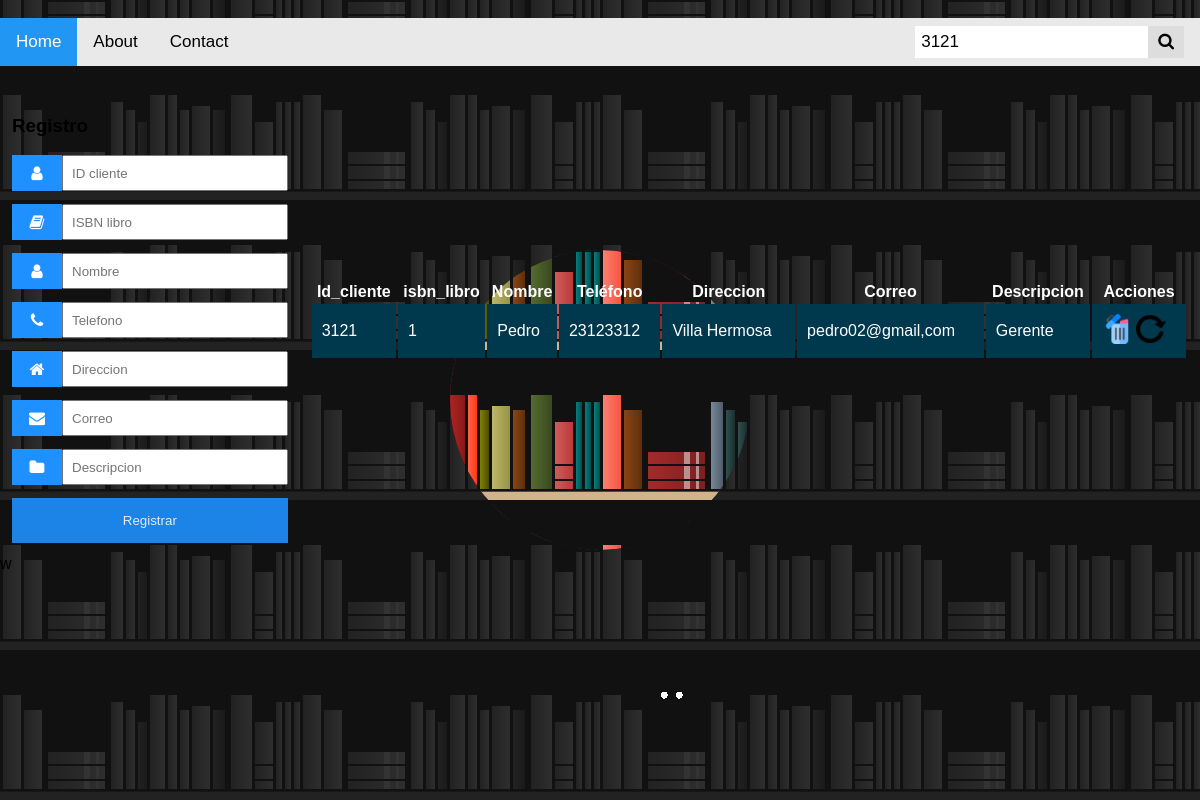
The app's page /buscar.php?busqueda1=3121 with its own data.
### tables this page shows
CREATE TABLE `cliente` (
  `cliente_id` int(11) NOT NULL,
  `isbn_libro` int(11) DEFAULT NULL,
  `nombre` varchar(250) DEFAULT NULL,
  `telefono` int(11) DEFAULT NULL,
  `direccion` varchar(250) DEFAULT NULL,
  `correo_electronico` varchar(250) DEFAULT NULL,
  `descrpcion` varchar(250) DEFAULT NULL
);

### buscar.php (the view, shortened to what this page needs)
<!DOCTYPE html>
<html lang="en">
<head>
    <link rel="stylesheet" href="style.css">
    <link rel="stylesheet" href="https://cdnjs.cloudflare.com/ajax/libs/font-awesome/4.7.0/css/font-awesome.min.css">
</head>
<body>
<div class="background"></div><br>
    <?php
    if (isset($_REQUEST['busqueda1'])) {
    $busqueda1=$_REQUEST['busqueda1'];
    {?>
<div class="topnav">
  <a class="active" href="#home">Home</a>
  <a href="#about">About</a>
  <a href="#contact">Contact</a>
  <div class="search-container">
    <form action="buscar.php" method="GET">
      <input type="text" placeholder="Buscar.." name="busqueda1" value="<?php echo $busqueda1 ?>">
      <button type="submit"><i class="fa fa-search"></i></button>
    </form>
  </div>
</div>
<br>
<table>
<tr>
<td>
<form action="insertar.php" method="POST" style="max-width:500px;margin:auto">
  <h3>Registro</h3>
  <div class="input-container">
    <i class="fa fa-user icon"></i>
    <input class="input-field" type="text" placeholder="ID cliente" name="id">
  </div>
  <div class="input-container">
    <i class="fa fa-book icon"></i>
    <input class="input-field" type="text" placeholder="ISBN libro" name="isbn">
  </div>
  <div class="input-container">
    <i class="fa fa-user icon"></i>
    <input class="input-field" type="text" placeholder="Nombre" name="name">
  </div>
  <div class="input-container">
    <i class="fa fa-phone icon"></i>
    <input class="input-field" type="text" placeholder="Telefono" name="cel">
  </div>
  <div class="input-container">
    <i class="fa fa-home icon"></i>
    <input class="input-field" type="text" placeholder="Direccion" name="dir">
  </div>
  <div class="input-container">
    <i class="fa fa-envelope icon"></i>
    <input class="input-field" type="text" placeholder="Correo" name="mail">
  </div>
  <div class="input-container">
    <i class="fa fa-folder icon"></i>
    <input class="input-field" type="text" placeholder="Descripcion" name="des">
  </div>
  <button type="submit" class="btn" name="enviar">Registrar</button>
</form>
</td>
<td>
<div class="container">
<table>
        <th>Id_cliente</th>
        <th>isbn_libro </th>
        <th>Nombre</th>
        <th>Teléfono</th>
        <th>Direccion</th>
        <th>Correo</th>
        <th>Descripcion</th>
        <th>Acciones</th>
        <?php
        include("bd.php");
        $query="SELECT * FROM cliente
        WHERE (cliente_id like '%$busqueda1%' or isbn_libro  like '%$busqueda1%' or nombre like '%$busqueda1%' or telefono like '%$busqueda1%' or direccion like '%$busqueda1%' or correo_electronico like '%$busqueda1%' or descrpcion like '%$busqueda1%')";
        $resultados=mysqli_query($conn, $query);
        while($row=mysqli_fetch_array($resultados)) {?>
         <tr>
            <td><?php
                echo $row['cliente_id'] ;
            ?></td>
        <td><?php
                echo utf8_decode ($row['isbn_libro']) ;
            ?></td>
        <td><?php
                echo utf8_decode ( $row['nombre']) ;
            ?></td>
        <td><?php
                echo $row['telefono'] ;
            ?></td>
        <td> <?php
                echo $row['direccion'] ;
            ?> </td>
        <td><?php
                echo $row['correo_electronico'] ;
            ?></td>
        <td><?php
                echo $row['descrpcion'] ;
            ?></td>
            <td>
                <a href="eliminar.php?id=<?php echo $row['cliente_id']?>">
                 <img src="img/eliminar.png" width="30px"></a>
                <a href="actualizar.php?id=<?php echo $row['cliente_id']?>">
                 <img src="img/actualizar.png" width="30px"></a>
            </td>
        </tr>
        <?php }
        ?>
    </table>
  </td>
  </tr>
  </table>
    <?php } }
        ?>
w
</body>
</html>

### buscar.php (style rules this page uses)
* { box-sizing: border-box; }
body { margin: 0; font-family: Arial, Helvetica, sans-serif; }
.topnav { overflow: hidden; background-color: #e9e9e9; }
.topnav a { float: left; display: block; color: black; text-align: center; padding: 14px 16px; text-decoration: none; font-size: 17px; }
.topnav a.active { background-color: #2196F3; color: white; }
.topnav .search-container { float: right; }
.topnav input[type=text] { padding: 6px; margin-top: 8px; font-size: 17px; border: none; }
.topnav .search-container button { float: right; padding: 6px 10px; margin-top: 8px; margin-right: 16px; background: #ddd; font-size: 17px; border: none; cursor: pointer; }
table { width: 100%; border: 0px solid #ddd; }
td { padding: 10px; }
tr:nth-child(even) { background-color: #00384d; }
.input-container { display: -ms-flexbox; display: flex; width: 100%; margin-bottom: 13px; }
.icon { padding: 10px; background: dodgerblue; color: white; min-width: 50px; text-align: center; }
.input-field { width: 100%; padding: 8px; outline: none; }
.btn { background-color: dodgerblue; color: white; padding: 15px 20px; border: none; cursor: pointer; width: 100%; opacity: 0.9; }
.container { color: white; }

### records on screen
cliente: cliente_id "3121", isbn_libro "1", nombre "Pedro", telefono "23123312", direccion "Villa Hermosa", correo_electronico "pedro02@gmail,com", descrpcion "Gerente"
